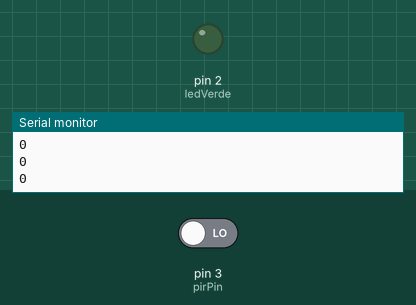
Recording of a sketch running on a simulated Arduino Uno, built with avr-gcc and run on an emulated ATmega328P. Shown: output pins drawn as LEDs (lit = HIGH), the last lines printed to the serial monitor. The test bench sets the inputs (shaded band); at power-on: pin 3 (pirPin) LOW. Pins used as bus, display or sensor lines are not drawn.

Above: at 1.2 s.
1.3 s: pin 3 (pirPin) driven HIGH
4.3 s: pin 3 (pirPin) driven HIGH
At 6.3 s:
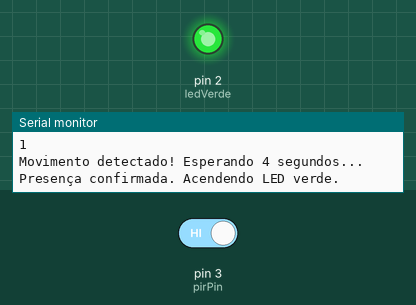
Timing chart, 0 to 12.8 s (numbered marks = the images above; inputs shaded):
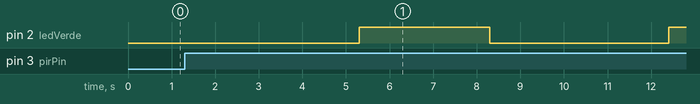

The sketch:

frantic_trug1.ino
```cpp
// Definindo os pinos dos LEDs
const int ledVermelho = 0; // D0
const int ledAmarelo = 1;  // D1
const int ledVerde = 2;    // D2

// Definindo o pino do sensor PIR
const int pirPin = 3; // D3

// Variável para armazenar o estado do sensor PIR
int pirState = LOW;

void setup() {
  // Configurando os pinos dos LEDs como saída
  pinMode(ledVermelho, OUTPUT);
  pinMode(ledAmarelo, OUTPUT);
  pinMode(ledVerde, OUTPUT);

  // Configurando o pino do sensor PIR como entrada
  pinMode(pirPin, INPUT);

  // Iniciando o LED vermelho aceso
  digitalWrite(ledVermelho, HIGH);
  digitalWrite(ledAmarelo, LOW);
  digitalWrite(ledVerde, LOW);

  // Iniciando a comunicação serial (opcional)
  Serial.begin(9600);
}

void loop() {
  // Lendo o estado do sensor PIR
  pirState = digitalRead(pirPin);
  Serial.println(pirState); // Exibe o estado do sensor PIR

  if (pirState == HIGH) {
    Serial.println("Movimento detectado! Esperando 4 segundos...");
    delay(4000); // Aguarda 4 segundos para confirmar a presença do objeto

    // Verifica se o objeto ainda está presente
    if (digitalRead(pirPin) == HIGH) {
      Serial.println("Presença confirmada. Acendendo LED verde.");
      digitalWrite(ledVermelho, LOW); // Apaga o LED vermelho
      digitalWrite(ledVerde, HIGH);   // Acende o LED verde

      delay(3000); // Mantém o LED verde aceso por 3 segundos

      // Apaga o LED verde e acende o LED vermelho novamente
      digitalWrite(ledVerde, LOW);
      digitalWrite(ledVermelho, HIGH);
      Serial.println("LED verde apagado. LED vermelho aceso novamente.");
    }
  }
  delay(100); // Pequeno delay para evitar leituras muito rápidas
}
```
